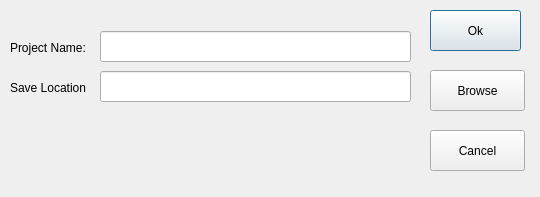
<?xml version="1.0" encoding="UTF-8"?>
<ui version="4.0">
 <class>NewProject</class>
 <widget class="QDialog" name="NewProject">
  <property name="geometry">
   <rect>
    <x>0</x>
    <y>0</y>
    <width>540</width>
    <height>197</height>
   </rect>
  </property>
  <property name="windowTitle">
   <string>Dialog</string>
  </property>
  <widget class="QLabel" name="lblProjectName">
   <property name="geometry">
    <rect>
     <x>10</x>
     <y>40</y>
     <width>91</width>
     <height>16</height>
    </rect>
   </property>
   <property name="text">
    <string>Project Name: </string>
   </property>
  </widget>
  <widget class="QLineEdit" name="txtProjectName">
   <property name="geometry">
    <rect>
     <x>100</x>
     <y>31</y>
     <width>311</width>
     <height>31</height>
    </rect>
   </property>
  </widget>
  <widget class="QPushButton" name="btnOk">
   <property name="geometry">
    <rect>
     <x>430</x>
     <y>10</y>
     <width>91</width>
     <height>41</height>
    </rect>
   </property>
   <property name="text">
    <string>Ok</string>
   </property>
  </widget>
  <widget class="QPushButton" name="btnCancel">
   <property name="geometry">
    <rect>
     <x>430</x>
     <y>130</y>
     <width>95</width>
     <height>41</height>
    </rect>
   </property>
   <property name="text">
    <string>Cancel</string>
   </property>
  </widget>
  <widget class="QPushButton" name="btnBrowse">
   <property name="geometry">
    <rect>
     <x>430</x>
     <y>70</y>
     <width>95</width>
     <height>41</height>
    </rect>
   </property>
   <property name="text">
    <string>Browse</string>
   </property>
  </widget>
  <widget class="QLineEdit" name="txtLocation">
   <property name="geometry">
    <rect>
     <x>100</x>
     <y>71</y>
     <width>311</width>
     <height>31</height>
    </rect>
   </property>
  </widget>
  <widget class="QLabel" name="LblSaveLocation">
   <property name="geometry">
    <rect>
     <x>10</x>
     <y>80</y>
     <width>91</width>
     <height>16</height>
    </rect>
   </property>
   <property name="text">
    <string>Save Location</string>
   </property>
  </widget>
 </widget>
 <resources/>
 <connections/>
</ui>
